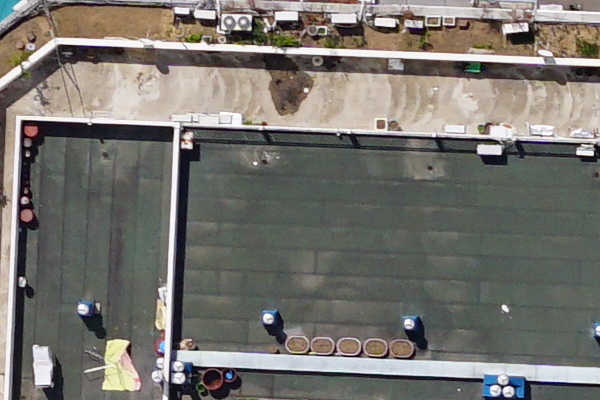
#> input picture 01_DSC02912_2400_2000.png, 600 x 400 px
$ python -i mask_generation.py   (imports and definitions only)
#> lines starting #> are read from the running program, lines starting #| are printed output that depends on the picture
import cv2
import numpy as np
import random
from scipy.stats import norm
import os

# https://medium.com/@fanzongshaoxing/adjust-local-brightness-for-image-augmentation-8111c001059b

def _decayed_value_in_norm(x, max_value, min_value, center, range):
    """
    decay from max value to min value following Gaussian/Normal distribution
    """
    radius = range / 3
    center_prob = norm.pdf(center, center, radius)
    x_prob = norm.pdf(x, center, radius)
    x_value = (x_prob / center_prob) * (max_value - min_value) + min_value
    return x_value
def _decayed_value_in_linear(x, max_value, padding_center, decay_rate):
    """
    decay from max value to min value with static linear decay rate.
    """
    x_value = max_value - abs(padding_center - x) * decay_rate
    if x_value < 0:
        x_value = 1
    return x_value

def generate_parallel_light_mask(mask_size,
                                 position=None,
                                 direction=None,
                                 max_brightness=255,
                                 min_brightness=0,
                                 mode="gaussian",
                                 linear_decay_rate=None):
    """
    Generate decayed light mask generated by light strip given its position, direction
    Args:
        mask_size: tuple of integers (w, h) defining generated mask size
        position: tuple of integers (x, y) defining the center of light strip position,
                  which is the reference point during rotating
        direction: integer from 0 to 360 to indicate the rotation degree of light strip
        max_brightness: integer that max brightness in the mask
        min_brightness: integer that min brightness in the mask
        mode: the way that brightness decay from max to min: linear or gaussian
        linear_decay_rate: only valid in linear_static mode. Suggested value is within [0.2, 2]
    Return:
        light_mask: ndarray in float type consisting value from 0 to strength
    """
    if position is None:
        pos_x = random.randint(0, mask_size[0])
        pos_y = random.randint(0, mask_size[1])
    else:
        pos_x = position[0]
        pos_y = position[1]
    if direction is None:
        direction = random.randint(0, 360)
        print("Rotate degree: ", direction)
    if linear_decay_rate is None:
        if mode == "linear_static":
            linear_decay_rate = random.uniform(0.2, 2)
        if mode == "linear_dynamic":
            linear_decay_rate = (max_brightness - min_brightness) / max(mask_size)
    assert mode in ["linear_dynamic", "linear_static", "gaussian"], \
        "mode must be linear_dynamic, linear_static or gaussian"
    padding = int(max(mask_size) * np.sqrt(2))
    # add padding to satisfy cropping after rotating
    canvas_x = padding * 2 + mask_size[0]
    canvas_y = padding * 2 + mask_size[1]
    mask = np.zeros(shape=(canvas_y, canvas_x), dtype=np.float32)
    # initial mask's up left corner and bottom right corner coordinate
    init_mask_ul = (int(padding), int(padding))
    init_mask_br = (int(padding+mask_size[0]), int(padding+mask_size[1]))
    init_light_pos = (padding + pos_x, padding + pos_y)
    # fill in mask row by row with value decayed from center
    for i in range(canvas_y):
        if mode == "linear":
            i_value = _decayed_value_in_linear(i, max_brightness, init_light_pos[1], linear_decay_rate)
        elif mode == "gaussian":
            i_value = _decayed_value_in_norm(i, max_brightness, min_brightness, init_light_pos[1], mask_size[1])
        else:
            i_value = 0
        mask[i] = i_value
    # rotate mask
    rotate_M = cv2.getRotationMatrix2D(init_light_pos, direction, 1)
    mask = cv2.warpAffine(mask, rotate_M, (canvas_x,  canvas_y))
    # crop
    mask = mask[init_mask_ul[1]:init_mask_br[1], init_mask_ul[0]:init_mask_br[0]]
    mask = np.asarray(mask, dtype=np.uint8)
    # add median blur
    mask = cv2.medianBlur(mask, 9)
    mask = 255 - mask
    # [4 lines of commented-out code are left out]
    return mask

def add_parallel_light(image, light_position=None, direction=None, max_brightness=255, min_brightness=0,
                       mode="gaussian", linear_decay_rate=None, transparency=None):
    """
    Add mask generated from parallel light to given image
    """
#> called with image = '01_DSC02912_2400_2000.png', max_brightness = 255, min_brightness = 0, mode = 'gaussian'
    if transparency is None:
        transparency = random.uniform(0.5, 0.85)
    frame = cv2.imread(image)
#> frame is the input picture: shape (400, 600, 3); mean B, G, R 109.5, 115.7, 117.7
    height, width, _ = frame.shape
#> height = 400; width = 600
    hsv = cv2.cvtColor(frame, cv2.COLOR_BGR2HSV)
#> hsv: shape (400, 600, 3); mean H, S, V 57.1, 35.9, 122.1
    mask = generate_parallel_light_mask(mask_size=(width, height),
                                        position=light_position,
                                        direction=direction,
                                        max_brightness=max_brightness,
                                        min_brightness=min_brightness,
                                        mode=mode,
                                        linear_decay_rate=linear_decay_rate)
    hsv[:, :, 2] = hsv[:, :, 2] * transparency + mask * (1 - transparency)
#> hsv: shape (400, 600, 3); mean H, S, V 57.1, 35.9, 128.8
    frame = cv2.cvtColor(hsv, cv2.COLOR_HSV2BGR)
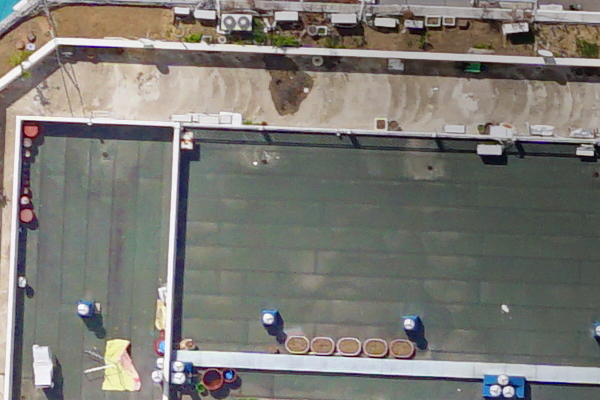
#> frame: shape (400, 600, 3); mean B, G, R 115.5, 121.5, 123.4
    frame[frame > 255] = 255
    frame = np.asarray(frame, dtype=np.uint8)
    return frame

image = os.path.join('01_DSC02912_2400_2000.png')

mask = add_parallel_light(image)
# [1 line not run here, left out]

>>> result = add_parallel_light('01_DSC02912_2400_2000.png')
#> call 2 of add_parallel_light, with image = '01_DSC02912_2400_2000.png', max_brightness = 255, min_brightness = 0, mode = 'gaussian'
#> in add_parallel_light (call 2), `hsv[:, :, 2] = hsv[:, :, 2] * transparency + mask * (1 - transparency)`: hsv: shape (400, 600, 3); mean H, S, V 57.1, 35.9, 116.3
#> in add_parallel_light (call 2), `frame = cv2.cvtColor(hsv, cv2.COLOR_HSV2BGR)`:
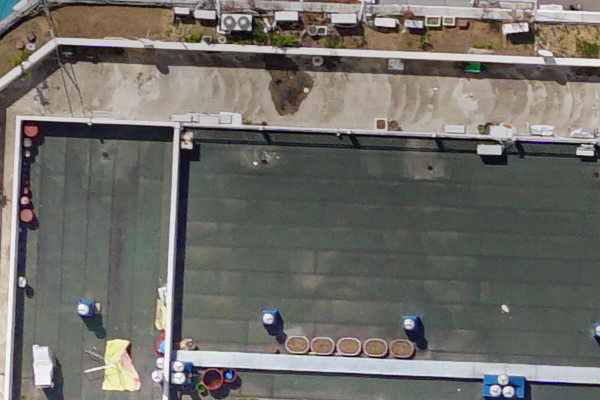
#> frame: shape (400, 600, 3); mean B, G, R 104.1, 109.7, 111.6
